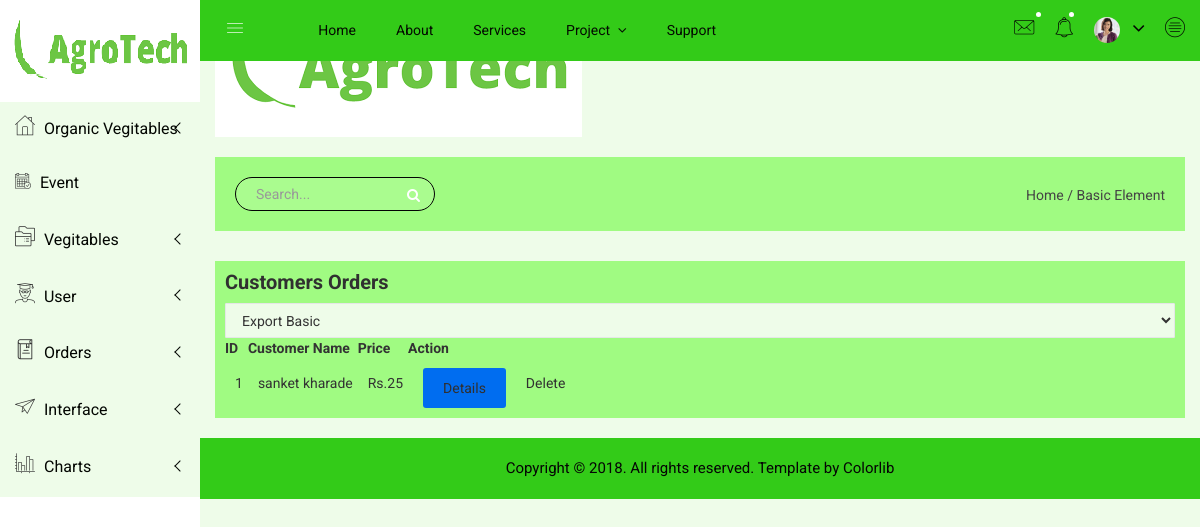
/index.php/orders/customer_orders, run on an earlier commit of the app's database.
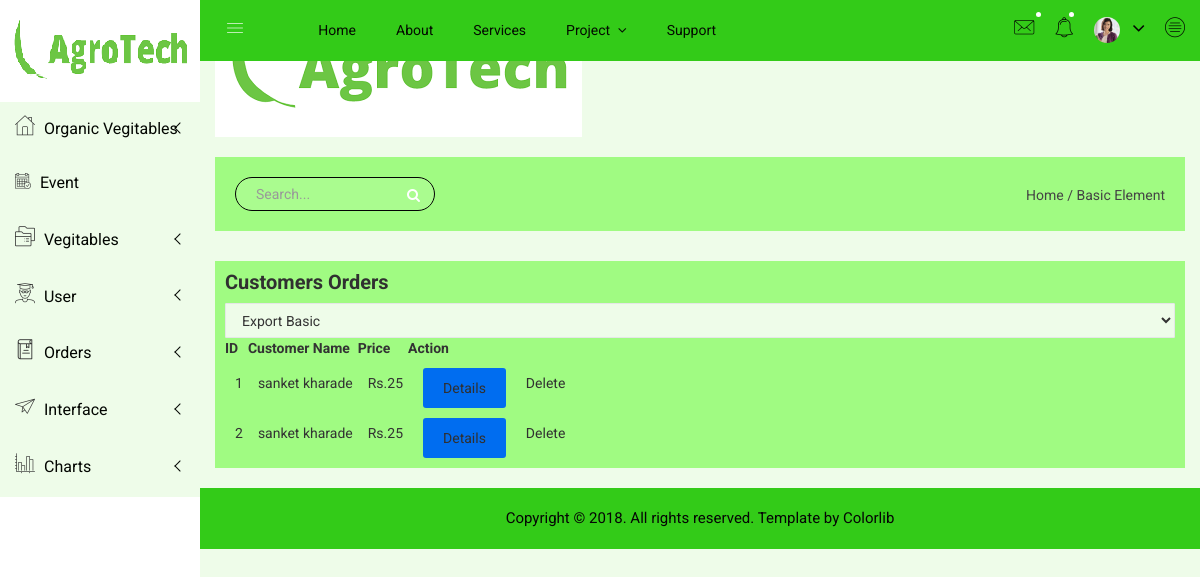
And on a later commit of the database.
### tables this page shows
CREATE TABLE IF NOT EXISTS `order_mst` (
  `order_id` int(11) NOT NULL AUTO_INCREMENT,
  `order_user_id` int(11) NOT NULL,
  `order_amount` varchar(255) NOT NULL,
  `order_for_date` date NOT NULL,
  `order_added_dnt` datetime NOT NULL,
  `order_status` tinyint(4) NOT NULL,
  PRIMARY KEY (`order_id`)
);

CREATE TABLE IF NOT EXISTS `user_mst` (
  `user_id` int(11) NOT NULL AUTO_INCREMENT,
  `user_name` varchar(255) NOT NULL,
  `password` varchar(255) NOT NULL,
  `email` varchar(255) NOT NULL,
  `user_type` int(11) NOT NULL,
  PRIMARY KEY (`user_id`)
);

### application/views/includes/main_layout.php (called while the page is built, shortened)
<?php
$this->load->view('includes/header');
$this->load->view('includes/left_menu');
$this->load->view('includes/mobile_menu_area');
$this->load->view($inner_view);
?>

### application/controllers/Orders.php (called while the page is built, shortened)
<?php
class Orders extends CI_Controller {
	function __construct(){
		$this->load->Model('Order_Model');
		$this->load->Model('User_Model');
		$this->load->Model('Veg_Model');
		}
	function customer_orders(){
		$result=$this->Order_Model->getallorders();
		$data['inner_view']='cust_order_list';
		$data['result']=$result;
		$this->load->view('includes/main_layout',$data);
	}
}
?>

### index.php (called while the page is built, shortened)
<?php
require_once BASEPATH.'core/CodeIgniter.php';

### application/models/Order_Model.php (called while the page is built, shortened)
<?php
 class Order_Model extends CI_Model {
	function getallorders()
	{
		$query="select u.user_name,o.order_id,o.order_amount
		from order_mst as o
		join user_mst as u on u.user_id=o.order_user_id";
		$uname=$this->db->query($query);
		return $uname->result_array();
	}
}
?>

### application/views/cust_order_list.php (the view, shortened to what this page needs)
<div class="data-table-area mg-b-15">
            <div class="container-fluid">
                <div class="row">
                    <div class="col-lg-12 col-md-12 col-sm-12 col-xs-12">
                        <div class="sparkline13-list">
                            <div class="sparkline13-hd">
                                <div class="main-sparkline13-hd">
                                    <h1>Customers Orders <span class="table-project-n"></span></h1>
                                </div>
                            </div>
                            <div class="sparkline13-graph">
                                <div class="datatable-dashv1-list custom-datatable-overright">
                                    <div id="toolbar">
                                        <select class="form-control dt-tb">
											<option value="">Export Basic</option>
										</select>
                                    </div>
                                    <table id="table" data-toggle="table" data-pagination="true" data-search="true" data-show-columns="true" data-show-pagination-switch="true" data-show-refresh="true" data-key-events="true" data-show-toggle="true" data-resizable="true" data-cookie="true"
                                        data-cookie-id-table="saveId" data-show-export="true" data-click-to-select="true" data-toolbar="#toolbar">
                                        <thead>
                                            <tr>
                                                <th data-field="id">ID</th>
                                                <th data-field="name" data-editable="true"> Customer Name</th>
                                                <th data-field="price" data-editable="true">Price </th>
                                                <th data-field="action">Action</th>
                                                <th></th>
                                            </tr>
                                        </thead>
                                        <tbody>
                                        <?php
                                        for($i=0;$i<count($result);$i++)
                                        {
										?>
                                            <tr>
                                            <td><?php echo $i+1;?></td>
                                            <td><?php echo $result[$i]['user_name'];?></td>
                                            <td>Rs.<?php echo $result[$i]['order_amount'];?></td>
                                            <td>
                                            <div class="modal-area-button">
                                <a class="Primary mg-b-10" href="#" data-toggle="modal" data-target="#PrimaryModalftblack" id="ordDetails" onclick="getOrderDetails('<?php echo $result[$i]['order_id']?>')">Details</a>
                                             </div>
                                                </td>
                                            <td><a href="<?php echo base_url().'Orders/deletecust_order/'.$result[$i]['order_id']?>">Delete</a></td>
                                            </tr>
                                            <?php
                                            }
                                        ?>
                                      </tbody>
                                    </table>
                                </div>
                            </div>
                        </div>
                    </div>
                </div>
            </div>
        </div>
<div class="col-lg-6 col-md-6 col-sm-6 col-xs-12">
                    </div>

What changed in the data, as far as the page shows it:
added order_mst: user_mst.user_name "sanket kharade", order_amount "25"
